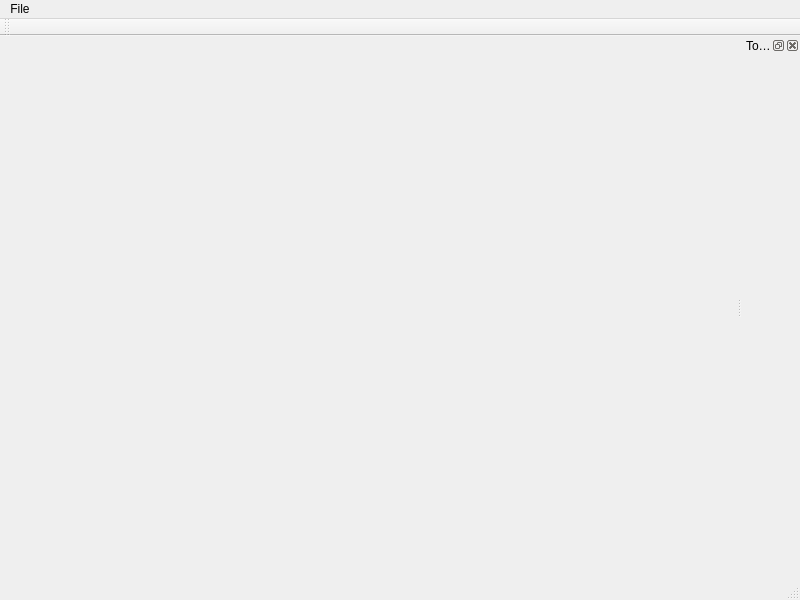
<?xml version="1.0" encoding="UTF-8"?>
<ui version="4.0">
 <class>mainwindow</class>
 <widget class="QMainWindow" name="mainwindow">
  <property name="geometry">
   <rect>
    <x>0</x>
    <y>0</y>
    <width>800</width>
    <height>600</height>
   </rect>
  </property>
  <property name="windowTitle">
   <string>ImageQt5</string>
  </property>
  <property name="autoFillBackground">
   <bool>true</bool>
  </property>
  <widget class="QWidget" name="centralWidget"/>
  <widget class="QMenuBar" name="menuBar">
   <property name="geometry">
    <rect>
     <x>0</x>
     <y>0</y>
     <width>800</width>
     <height>21</height>
    </rect>
   </property>
   <widget class="QMenu" name="menuFile_F">
    <property name="title">
     <string>File</string>
    </property>
    <addaction name="actionOpen"/>
    <addaction name="separator"/>
    <addaction name="actionSave"/>
    <addaction name="actionSaveAs"/>
    <addaction name="separator"/>
    <addaction name="actionClose"/>
    <addaction name="separator"/>
    <addaction name="actionQuit"/>
   </widget>
   <addaction name="menuFile_F"/>
  </widget>
  <widget class="QToolBar" name="mainToolBar">
   <attribute name="toolBarArea">
    <enum>TopToolBarArea</enum>
   </attribute>
   <attribute name="toolBarBreak">
    <bool>false</bool>
   </attribute>
  </widget>
  <widget class="QStatusBar" name="statusBar"/>
  <widget class="QDockWidget" name="dockWidget_3">
   <property name="windowTitle">
    <string>Toolbox</string>
   </property>
   <attribute name="dockWidgetArea">
    <number>2</number>
   </attribute>
   <widget class="QWidget" name="dockWidgetContents_3"/>
  </widget>
  <action name="actionOpen">
   <property name="icon">
    <iconset>
     <normalon>:/ImageQt5/Resources/open.png</normalon>
    </iconset>
   </property>
   <property name="text">
    <string>Open...</string>
   </property>
   <property name="shortcut">
    <string>Ctrl+O</string>
   </property>
  </action>
  <action name="actionSave">
   <property name="icon">
    <iconset>
     <normalon>:/ImageQt5/Resources/save.png</normalon>
    </iconset>
   </property>
   <property name="text">
    <string>Save</string>
   </property>
   <property name="shortcut">
    <string>Ctrl+S</string>
   </property>
  </action>
  <action name="actionSaveAs">
   <property name="icon">
    <iconset>
     <normalon>:/ImageQt5/Resources/save_as.png</normalon>
    </iconset>
   </property>
   <property name="text">
    <string>Save as...</string>
   </property>
  </action>
  <action name="actionClose">
   <property name="text">
    <string>Close</string>
   </property>
   <property name="shortcut">
    <string>Ctrl+W</string>
   </property>
  </action>
  <action name="actionQuit">
   <property name="text">
    <string>Quit</string>
   </property>
   <property name="shortcut">
    <string>Ctrl+Q</string>
   </property>
  </action>
 </widget>
 <layoutdefault spacing="6" margin="11"/>
 <resources>
  <include location="ImageQt5.qrc"/>
 </resources>
 <connections/>
</ui>
